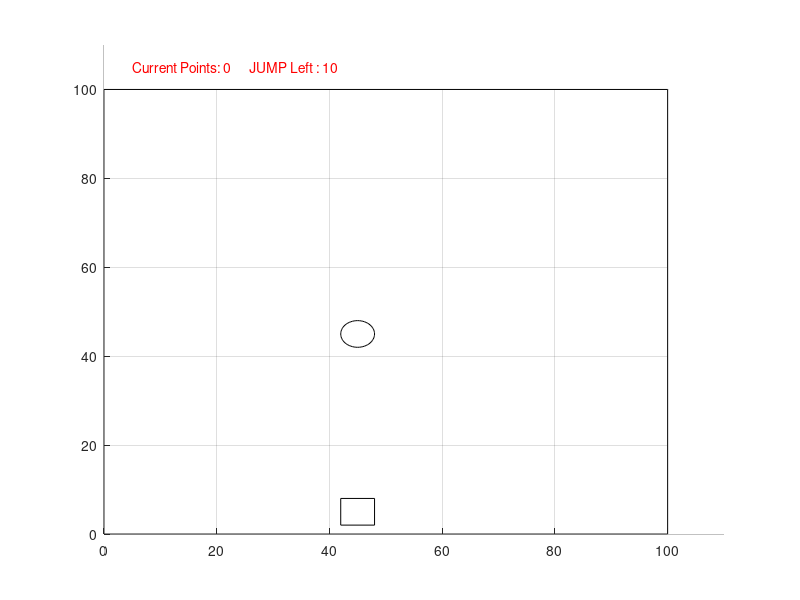

Recreate this plot in MATLAB. (Note: this script raises an error after producing the figure.)
function [] = dog_game()
v=zeros (10);
u=zeros (10);
v(5,5) = 1;
points=0;
enemy=zeros (10);
enemy(randi(10),randi(10))= 10;
jump = 10;

while 1
    
    
%spawn enermy
if(find(v==1)== find(enemy==10))||(points/10==floor(points/10))    
enemy=zeros (10);
enemy(randi(10),randi(10))= 10;
end

if ~(find(v==1)== find(enemy==10))
    if (points/10==floor(points/10))
    v=v+enemy;
    end
    if (points/10==floor(points/10))
        clf;
    [Ea,Eb]=find(v==10);
    N_enemy=size(Ea,1);
    [a,b]=find(v==1);
    axis([0 110 0 110])
    grid on
    rectangle('Position',[0,100,100,10],'FaceColor','w','EdgeColor','w')
    rectangle('Position',[100,0,10,110],'FaceColor','w','EdgeColor','w')                
    text(5,105,sprintf('Current Points: %d      JUMP Left : %d',points,jump),'Color','r','FontSize',10) 
                    
    line([0,100,100],[100,100,0],'color','k')
    for i=1:N_enemy
        rectangle('Position',([((Ea(i)-1)*10)+2,((Eb(i)-1)*10)+2,6,6]));
    end
    rectangle('Position',[((a-1)*10)+2,((b-1)*10)+2,6,6],'Curvature',[1,1])
   
    end
    
    
    
    fprintf('Current points: %d\nJUMP left : %d',points,jump)
    u=v;
    move= menu ('Movement','up','down','left','right','jump');
    [a,b]=find(v==1);
    if move==1 && b+1<=10
    v(a,b+1)=v(a,b+1)+v(a,b);
    v(a,b)=0;
    end
    if move==2 && b-1>0
    v(a,b-1)=v(a,b-1)+v(a,b);
    v(a,b)=0;
    end
    if move==3 && a-1>0
    v(a-1,b)=v(a-1,b)+v(a,b);
    v(a,b)=0;
    end
    if move==4 && a+1<=10
    v(a+1,b)=v(a+1,b)+v(a,b);
    v(a,b)=0;
    end
    

if move==5 && jump>0
v(randi(10),randi(10))=1;
v(a,b)=0;
jump = jump -1;
end

pause(1/10);

[Ea,Eb]=find(v==10);
N_enemy=size(Ea,1);
[a,b]=find(v==1);
if move~=5
for i=1:N_enemy
   x=Ea(i)-a;
   y=Eb(i)-b;
   if abs(x)>=abs(y)
       if x<0&&v(Ea(i)+1,Eb(i))~=10
           v(Ea(i)+1,Eb(i))=v(Ea(i)+1,Eb(i))+v(Ea(i),Eb(i));
           v(Ea(i),Eb(i))=0;
       end
       if x>0&&v(Ea(i)-1,Eb(i))~=10
           v(Ea(i)-1,Eb(i))=v(Ea(i)-1,Eb(i))+v(Ea(i),Eb(i));
           v(Ea(i),Eb(i))=0;
       end
   end
    if abs(x)<abs(y)
       if y<0&&v(Ea(i),Eb(i)+1)~=10
           v(Ea(i),Eb(i)+1)=v(Ea(i),Eb(i)+1)+v(Ea(i),Eb(i));
           v(Ea(i),Eb(i))=0;
       end
       if y>0&&v(Ea(i),Eb(i)-1)~=10
           v(Ea(i),Eb(i)-1)=v(Ea(i),Eb(i)-1)+v(Ea(i),Eb(i));
           v(Ea(i),Eb(i))=0;
       end
    end
end
end
points=points+1;
if (isempty(find(v==11)))
display_game(v,u,points,jump); 
end

if (~isempty(find(v==11)))
    fprintf('the final the score : %d',points)
    break
end

end


end